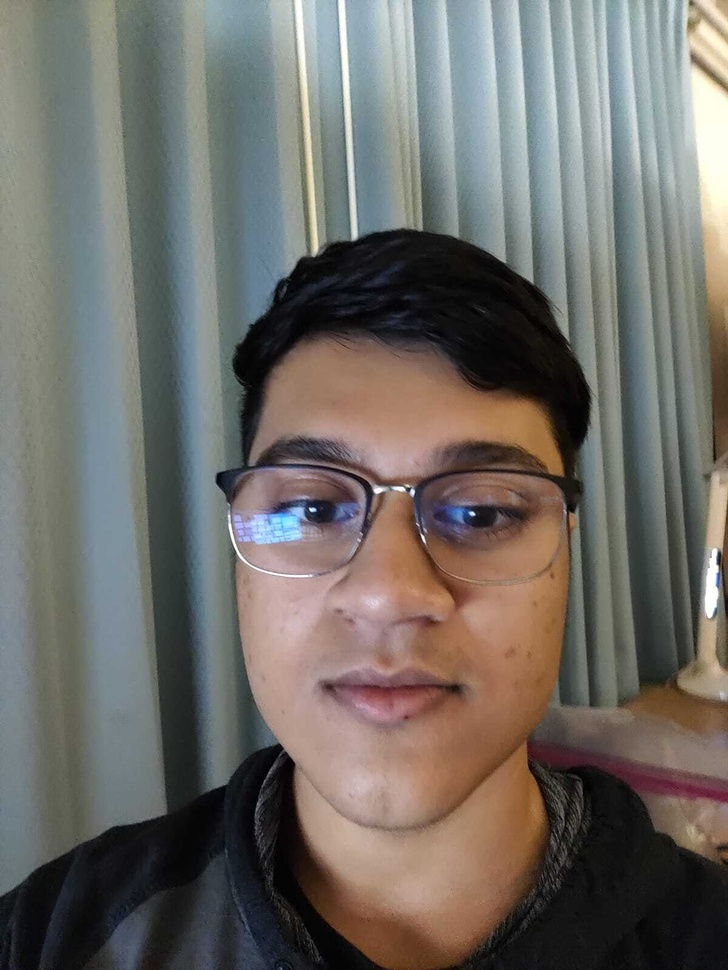
#> input picture Photos/kush.jpeg, 728 x 970 px, shrunk from 1200 x 1599 before the run
$ python edge_detection.py
#> lines starting #> are read from the running program, lines starting #| are printed output that depends on the picture
import cv2 as cv
import numpy as np

img = cv.imread('Photos/kush.jpeg')
#> img is the input picture: shape (970, 728, 3); mean B, G, R 102.7, 108, 111.4
# cv.imshow('Kush', img)

gray = cv.cvtColor(img, cv.COLOR_BGR2GRAY)


#Laplacian edge detection
lap = cv.Laplacian(gray, cv.CV_64F)
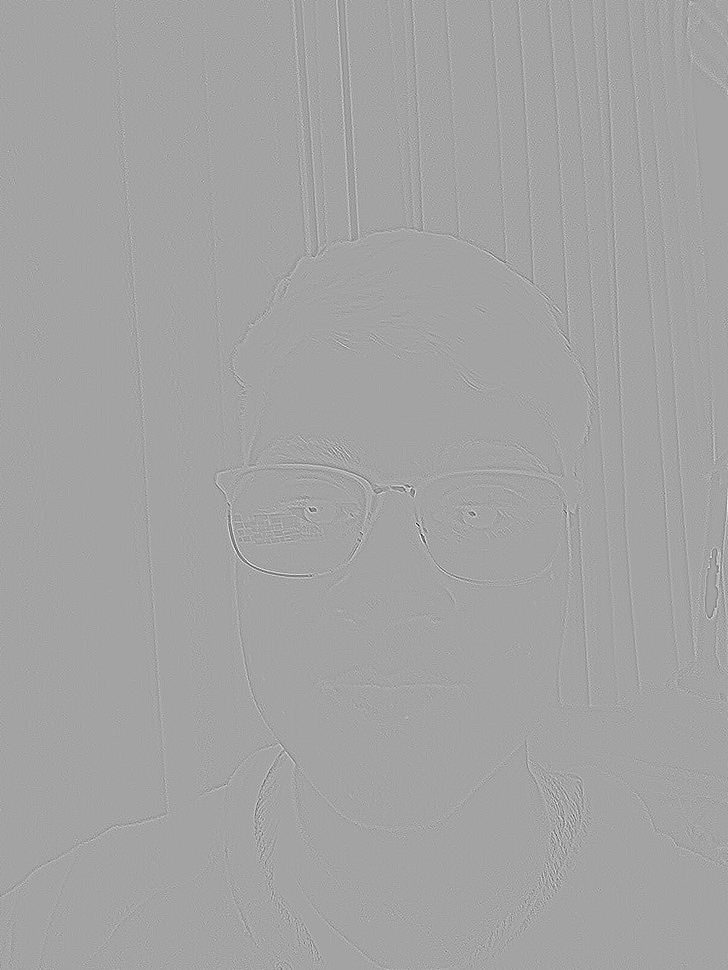
#> lap: shape (970, 728) float64; min -318, max 178, mean 0; drawn with min black and max white
lap = np.uint8(np.absolute(lap))
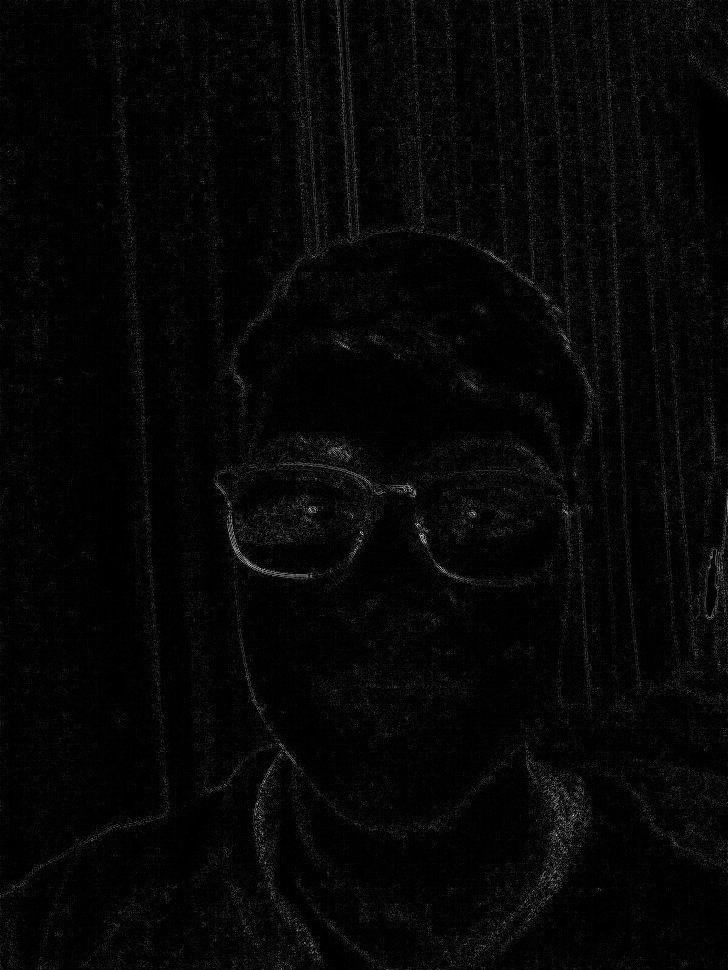
#> lap: shape (970, 728); min 0, max 233, mean 6.6
cv.imshow('Laplacian', lap)
#Sobel edge detection
# Sobel Edge Detection
sobelx = cv.Sobel(src=img, ddepth=cv.CV_64F, dx=1, dy=0, ksize=5) # Sobel Edge Detection on the X axis
sobely = cv.Sobel(src=img, ddepth=cv.CV_64F, dx=0, dy=1, ksize=5) # Sobel Edge Detection on the Y axis
sobelxy = cv.Sobel(src=img, ddepth=cv.CV_64F, dx=1, dy=1, ksize=5) #
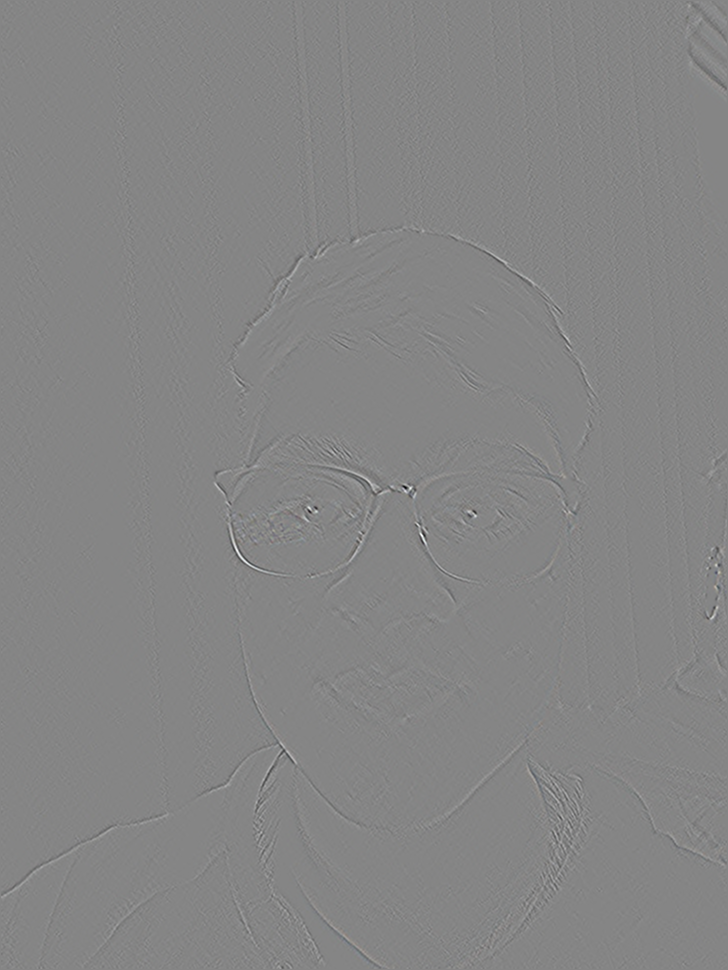
#> sobelxy: shape (970, 728, 3) float64; mean B, G, R 0, 0, 0; drawn with min black and max white

cv.imshow('Sobel X', sobelx)
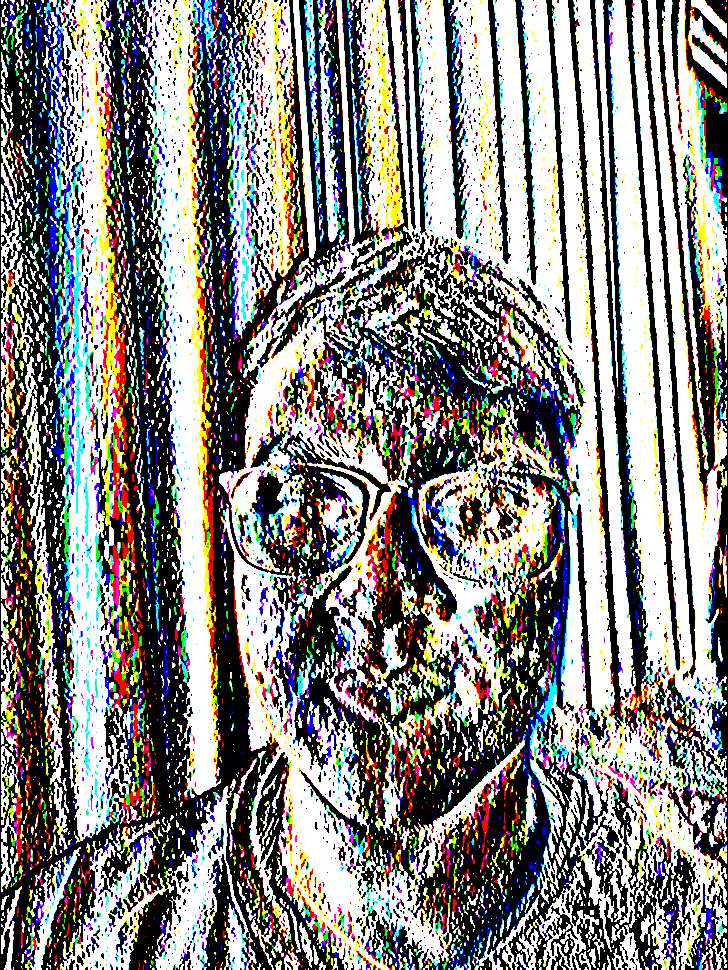
#> window 'Sobel X': shape (970, 728, 3); mean B, G, R 131.9, 134.9, 136.4
cv.imshow('Sobel Y', sobely)
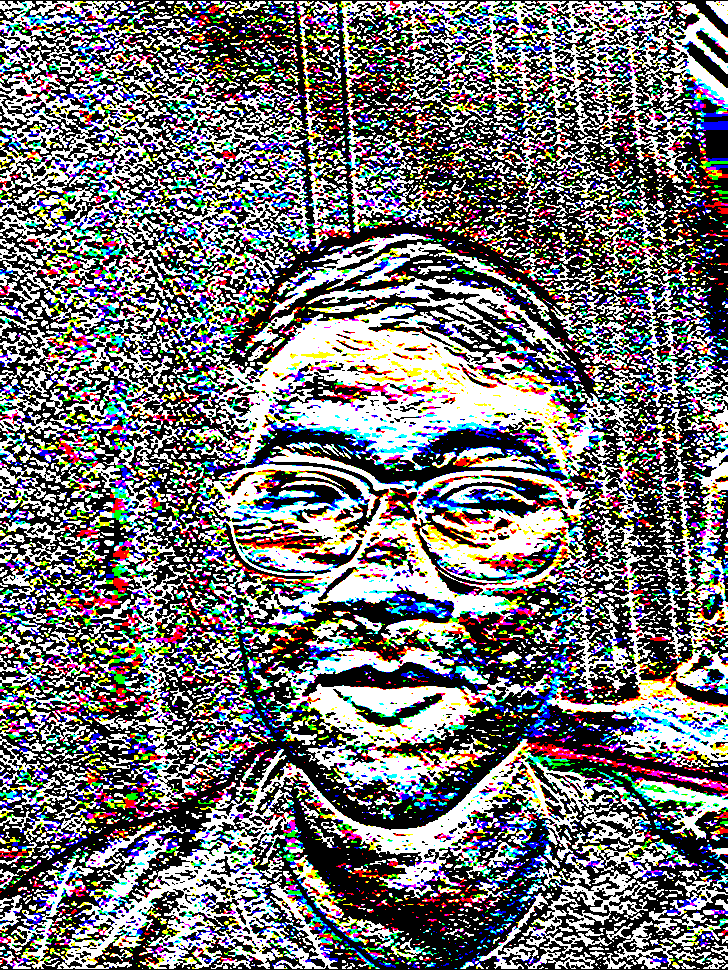
#> window 'Sobel Y': shape (970, 728, 3); mean B, G, R 116.4, 115.2, 116.4
cv.imshow('Sobel XY', sobelxy)
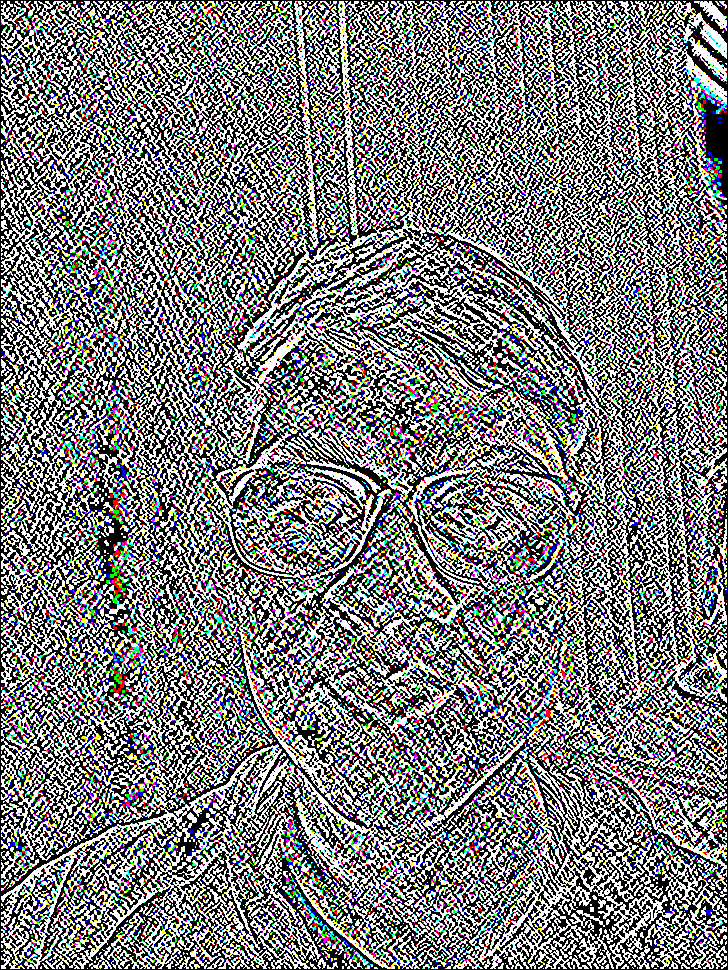
#> window 'Sobel XY': shape (970, 728, 3); mean B, G, R 124.5, 124.2, 124

cv.waitKey(0)

$ run again, with Photos/sri.jpg copied over Photos/kush.jpeg
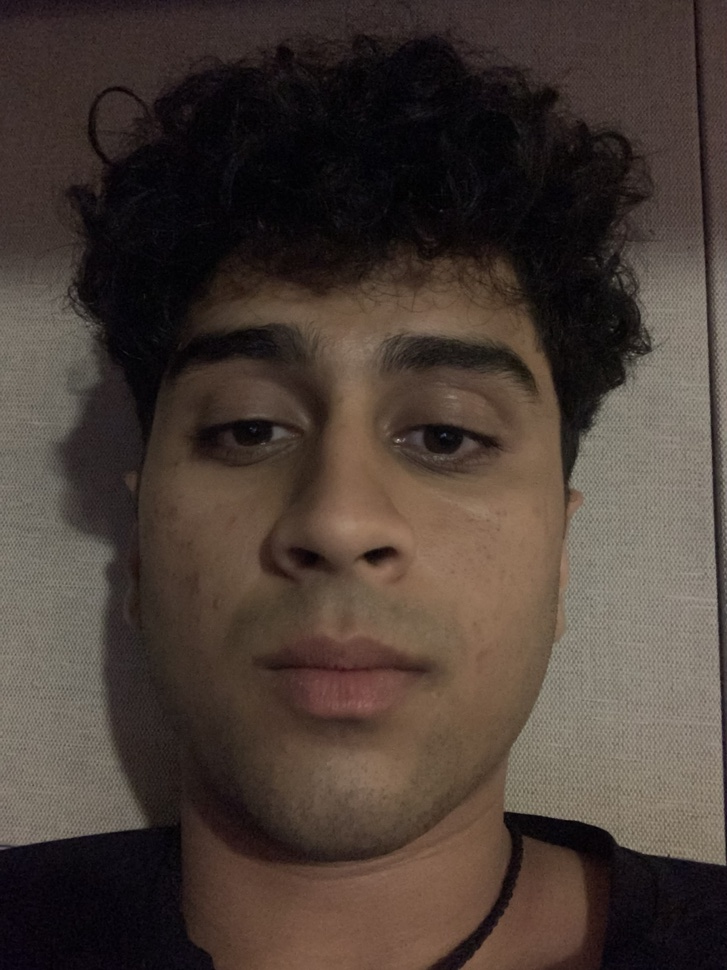
#> input picture Photos/sri.jpg, 727 x 970 px, shrunk from 2316 x 3088 before the run
#> img is the input picture: shape (970, 727, 3); mean B, G, R 53.5, 60.6, 73.1
#> `cv.imshow('Sobel Y', sobely)`:
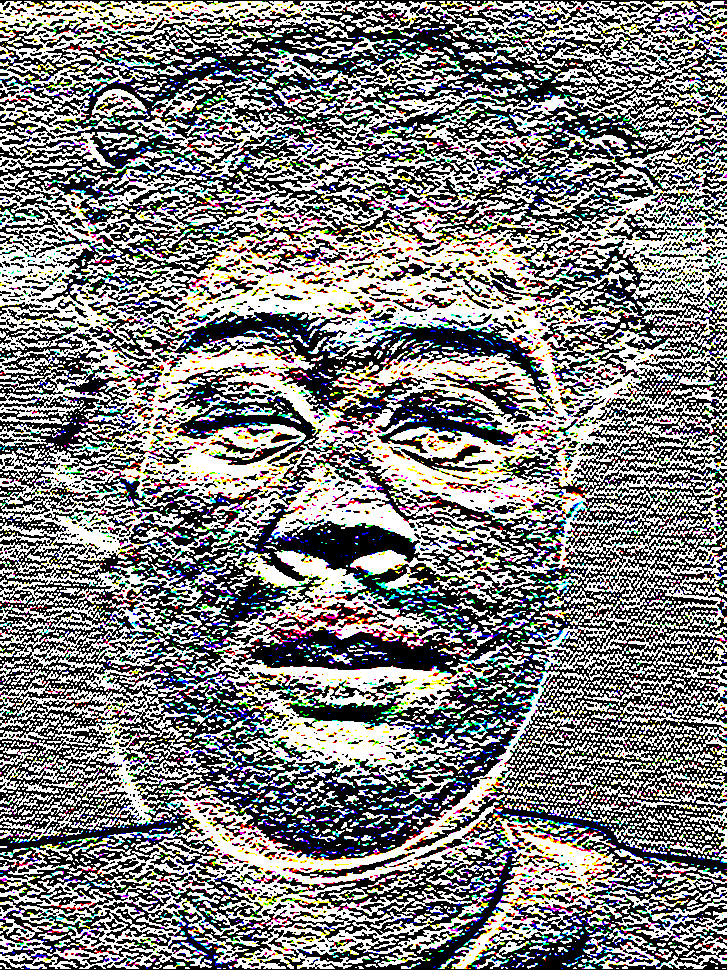
#> window 'Sobel Y': shape (970, 727, 3); mean B, G, R 127.4, 128.1, 128.4
#> `cv.imshow('Sobel XY', sobelxy)`:
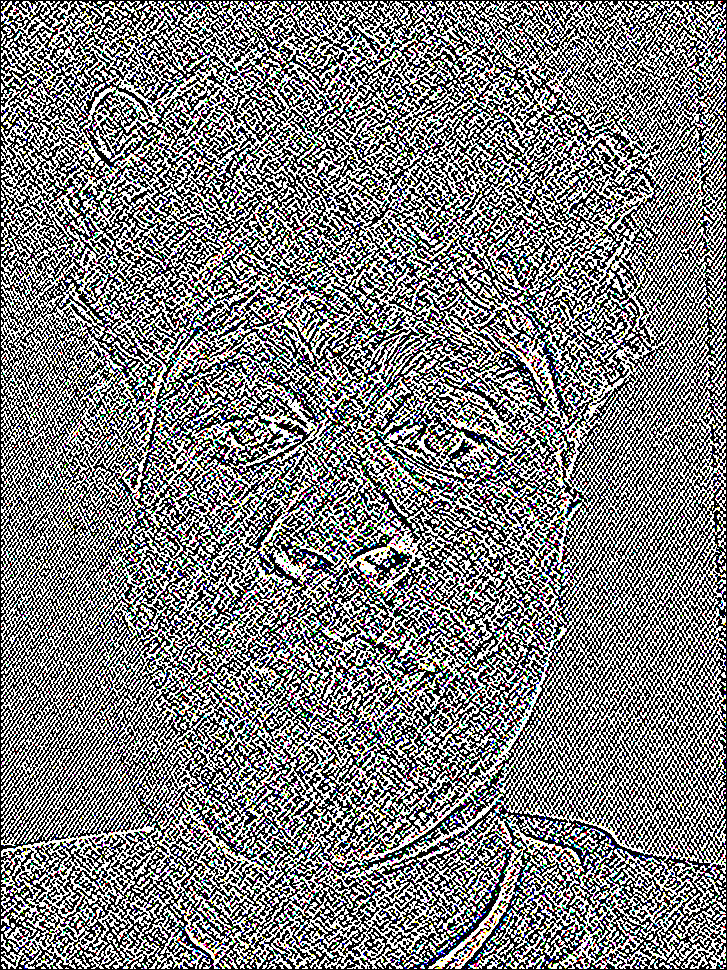
#> window 'Sobel XY': shape (970, 727, 3); mean B, G, R 126, 125.8, 125.8
